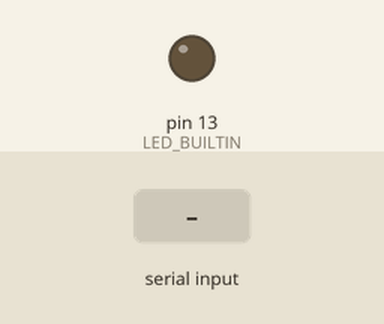
Simulated run of this sketch. Board: Arduino Uno, built with avr-gcc and run on an emulated ATmega328P. Shown: output pins drawn as LEDs (lit = HIGH). Dashed ring = blinking. Inputs (shaded band) come from the test bench. Random numbers use the default seed unless the sketch sets one.

Above: at 1.2 s.
1.3 s: "90,45\n" received over Serial
At 2.7 s:
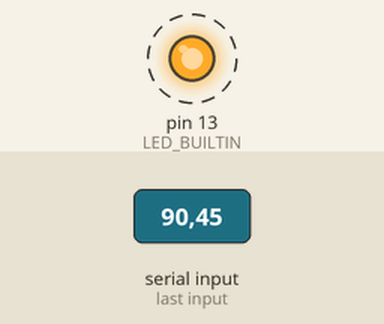
Timing chart, 0 to 10.3 s (numbered marks = the images above; inputs shaded):
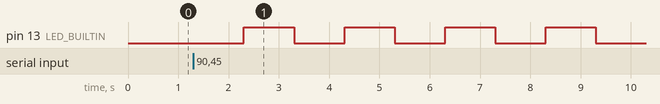

The sketch:

1.1P.ino
```cpp
int x;

void setup() {
  Serial.begin(9600);
  pinMode(LED_BUILTIN, OUTPUT);
}

void loop() {
  while (!Serial.available()) {} // wait for data to arrive

  x = Serial.readString().toInt();
  Serial.flush();

  for (int i = 0; i < x; i++) {
    digitalWrite(LED_BUILTIN, HIGH);
    delay(1000);
    digitalWrite(LED_BUILTIN, LOW);
    delay(1000);
  }

  int randomNum = random(1, 10);
  delay(500);
  Serial.println(randomNum);

}
```

Measured:
- after the input at 1.3 s, pin 13 (LED_BUILTIN): alternates HIGH for 1.0 s and LOW for 1.0 s, starting after 1.0 s
